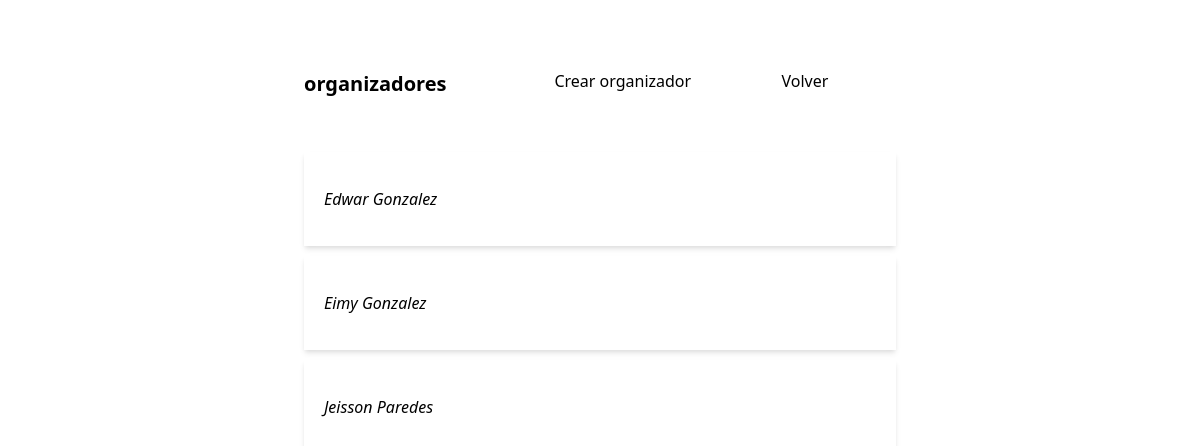
/organizadores/, run on an earlier commit of the app's database.
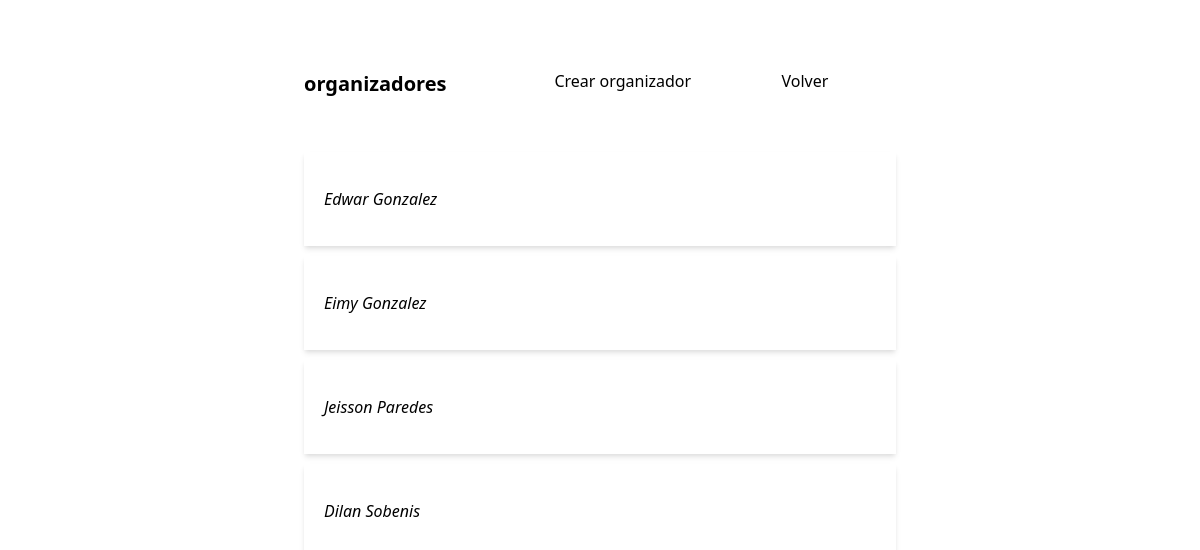
And on a later commit of the database.
### eventos/models.py (models this page shows, shortened)
class Organizador(models.Model):
    nombre = models.CharField(max_length=150)
    apellido = models.CharField(max_length=150)

### eventos/views.py (the view)
# urls.py: path('organizadores/', views.Organizadores.as_view(), name='organizadores'),
class Organizadores(ListView):
    model = Organizador
    template_name = 'organizadores.html'
    context_object_name = 'organizadores'

### eventos/templates/organizadores.html (shortened to what this page needs)
{% load static %}
<!DOCTYPE html>
<html lang="en">
<head>
    <link rel="stylesheet" href="{% static 'css/organizadores.css' %}">
</head>
<body>
    <div class="contenedor">
        <div class="contenedor-organizadores">
            <div class="headerOrganizadores">
                <h1>organizadores</h1>
                <a href="{% url 'crearOrganizador' %}">Crear organizador</a>
                <a href="{% url 'eventos' %}">Volver</a>
            </div>
            {% for organizador in organizadores %}
                <div class="organizadores-organizador">
                    <p>{{organizador.nombre}} {{organizador.apellido}}</p>
                </div>
            {% endfor %}
        </div>
    </div>
</body>
</html>

What changed in the data, as far as the page shows it:
added Organizador: nombre "Dilan", apellido "Sobenis"
